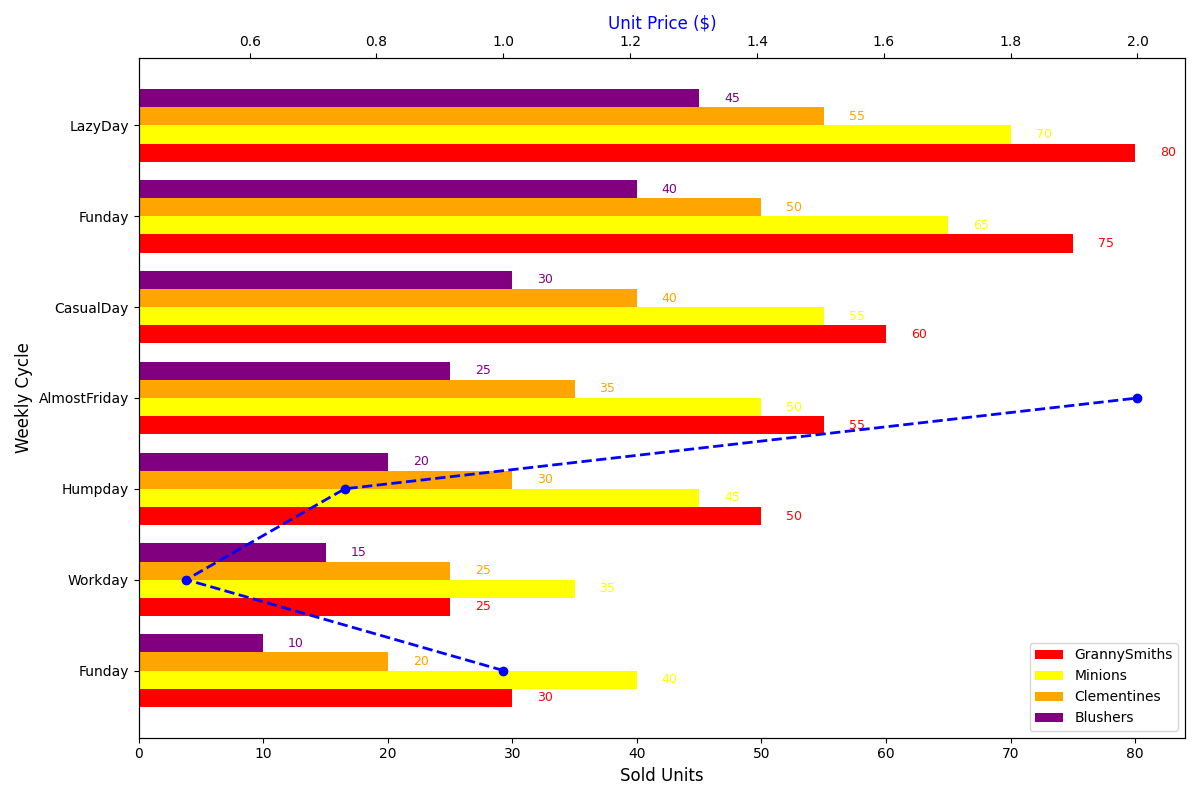

Write the Python code that produced this figure.
import matplotlib.pyplot as plt
import numpy as np

# Data
days = ['Funday', 'Workday', 'Humpday', 'AlmostFriday', 'CasualDay', 'Funday', 'LazyDay']
fruit_types = ['GrannySmiths', 'Minions', 'Clementines', 'Blushers']

# Sales data
apples_sales = [30, 25, 50, 55, 60, 75, 80]
bananas_sales = [40, 35, 45, 50, 55, 65, 70]
oranges_sales = [20, 25, 30, 35, 40, 50, 55]
grapes_sales = [10, 15, 20, 25, 30, 40, 45]

fig, ax1 = plt.subplots(figsize=(12, 8))

# Indices for placement of bars
y_indexes = np.arange(len(days))
height = 0.2

# Horizontal bar plots for each fruit type
ax1.barh(y_indexes - 1.5*height, apples_sales, height=height, color='red', label='GrannySmiths')
ax1.barh(y_indexes - 0.5*height, bananas_sales, height=height, color='yellow', label='Minions')
ax1.barh(y_indexes + 0.5*height, oranges_sales, height=height, color='orange', label='Clementines')
ax1.barh(y_indexes + 1.5*height, grapes_sales, height=height, color='purple', label='Blushers')

# Set up secondary axis for prices
ax2 = ax1.twiny()

# Prices data
fruit_prices = [1.0, 0.5, 0.75, 2.0]

# Plot fruit prices on secondary axis
ax2.plot(fruit_prices, fruit_types, 'o--', color='blue', lw=2)

# Titles and labels
ax1.set_ylabel('Weekly Cycle', fontsize=12)
ax1.set_xlabel('Sold Units', fontsize=12)
ax2.set_xlabel('Unit Price ($)', fontsize=12, color='blue')

# Customizing ticks
ax1.set_yticks(y_indexes)
ax1.set_yticklabels(days)

# Annotating each bar with the sales numbers
for i, sales in enumerate(apples_sales):
    ax1.text(apples_sales[i] + 2, i - 1.5*height, f'{apples_sales[i]}', va='center', ha='left', fontsize=9, color='red')
for i, sales in enumerate(bananas_sales):
    ax1.text(bananas_sales[i] + 2, i - 0.5*height, f'{bananas_sales[i]}', va='center', ha='left', fontsize=9, color='yellow')
for i, sales in enumerate(oranges_sales):
    ax1.text(oranges_sales[i] + 2, i + 0.5 * height, f'{oranges_sales[i]}', va='center', ha='left', fontsize=9, color='orange')
for i, sales in enumerate(grapes_sales):
    ax1.text(grapes_sales[i] + 2, i + 1.5 * height, f'{grapes_sales[i]}', va='center', ha='left', fontsize=9, color='purple')

# Legend
ax1.legend()

plt.tight_layout()
plt.show()
